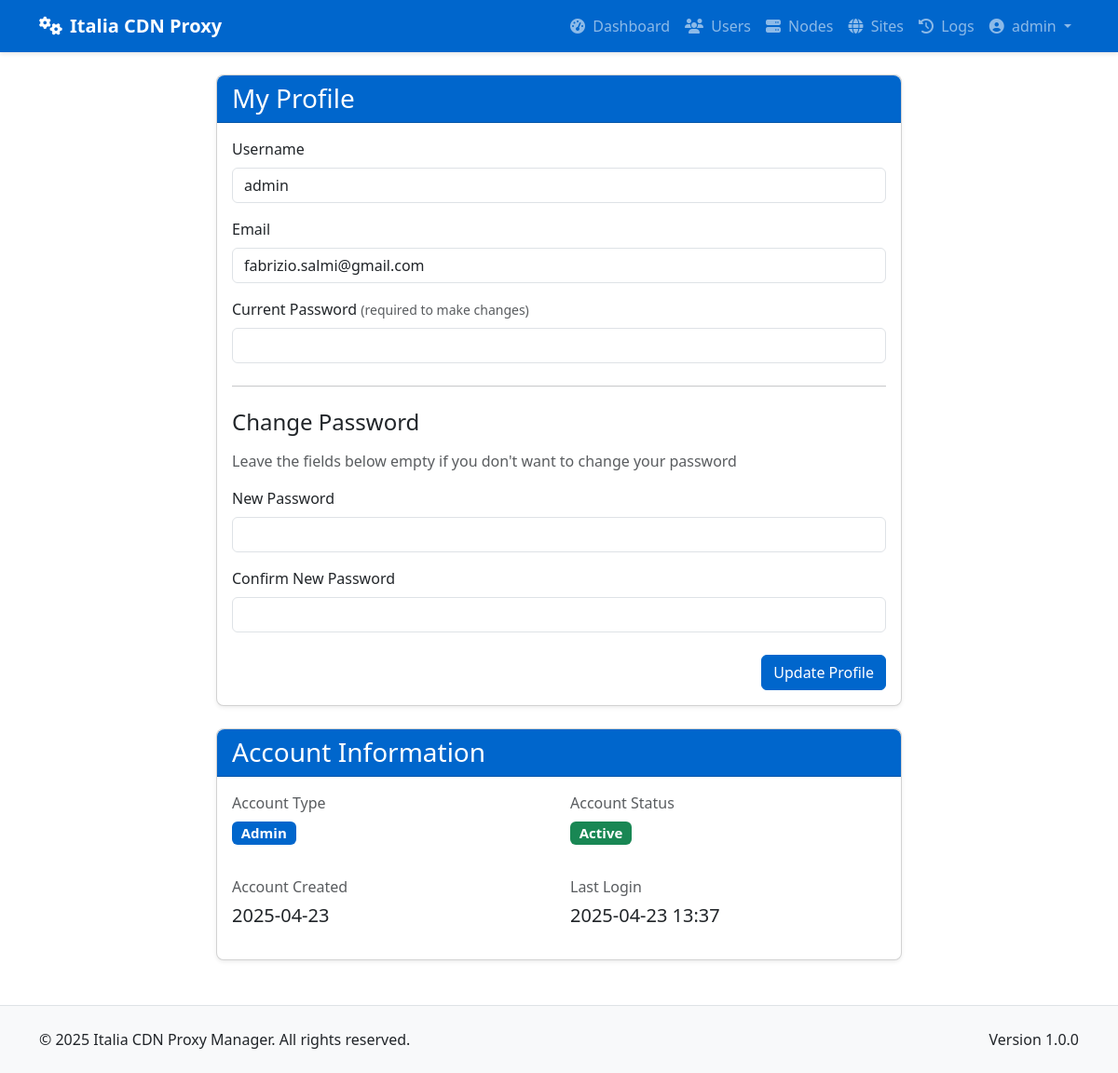
Before: /auth/profile (signed in) with the older database file.
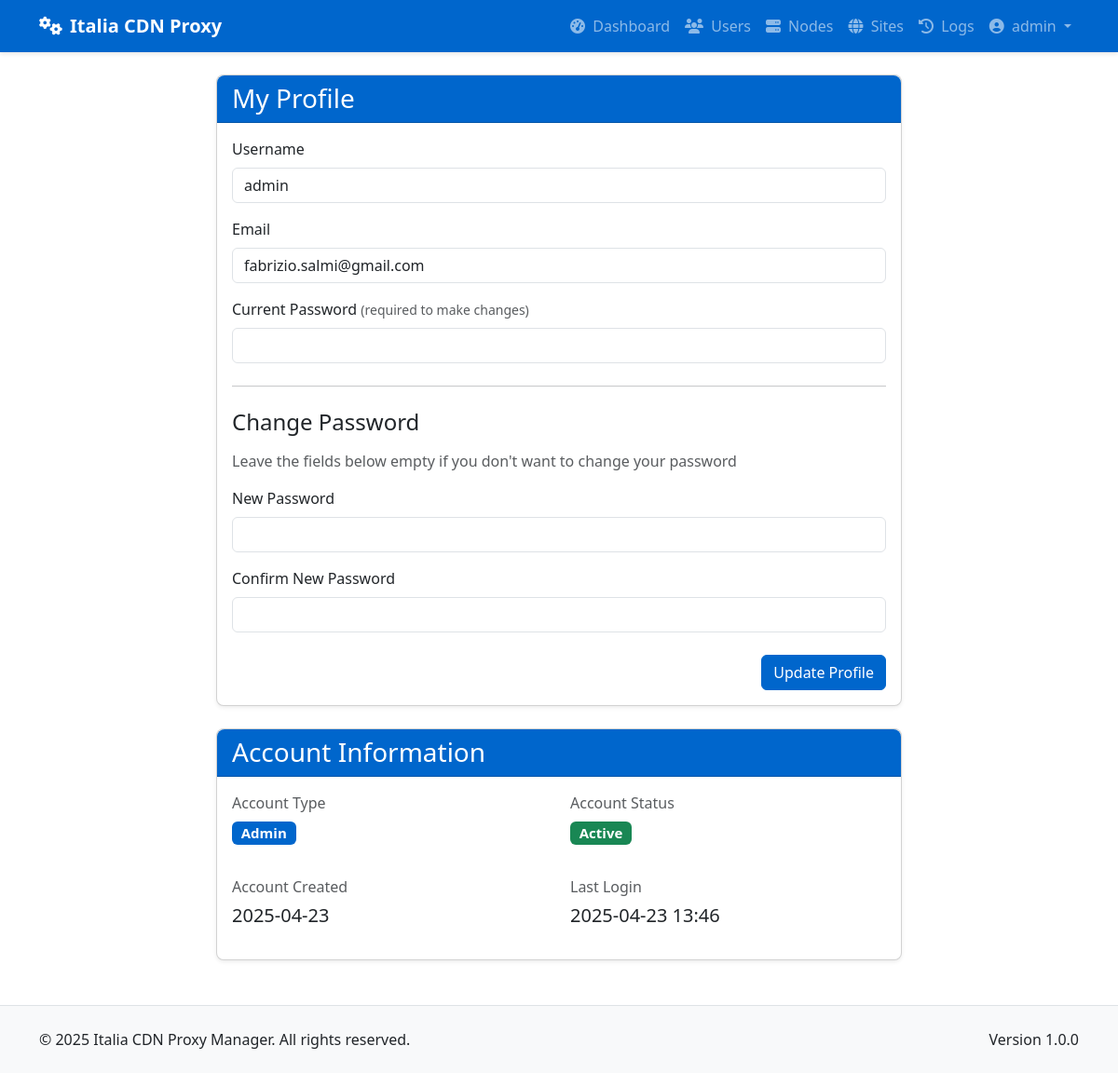
After: the same page with the newer database file.
### app/models/models.py (models this page shows, shortened)
class User(db.Model):
    __tablename__ = 'users'
    id = db.Column(db.Integer, primary_key=True)
    username = db.Column(db.String(64), unique=True, index=True, nullable=False)
    email = db.Column(db.String(120), unique=True, index=True, nullable=False)
    password_hash = db.Column(db.String(128), nullable=False)
    role = db.Column(db.String(20), nullable=False, default='client')  # 'admin' or 'client'
    is_active = db.Column(db.Boolean, default=True)
    created_at = db.Column(db.DateTime, default=datetime.utcnow)
    last_login = db.Column(db.DateTime, nullable=True)
    sites = db.relationship('Site', backref='owner', lazy='dynamic')
    def is_admin(self):
        return self.role == 'admin'

### app/controllers/auth.py (the view, shortened to what this page needs)
@auth.route('/profile', methods=['GET', 'POST'])
@login_required
def profile():
    if request.method == 'GET':
        return render_template('auth/profile.html', user=current_user)

### app/models/__init__.py (called while the page is built)
@login_manager.user_loader
def load_user(user_id):
    return User.query.get(int(user_id))

### app/templates/auth/profile.html (shortened to what this page needs)
{% extends 'base.html' %}
{% block content %}
<div class="container py-4">
    <div class="row justify-content-center">
        <div class="col-lg-8">
            <div class="card shadow-sm mb-4">
                <div class="card-header bg-primary text-white">
                    <h3 class="card-title mb-0">My Profile</h3>
                </div>
                <div class="card-body">
                    <form method="POST" action="{{ url_for('auth.profile') }}">
                        <div class="mb-3">
                            <label for="username" class="form-label">Username</label>
                            <input type="text" class="form-control" id="username" name="username" value="{{ current_user.username }}" readonly>
                        </div>
                        <div class="mb-3">
                            <label for="email" class="form-label">Email</label>
                            <input type="email" class="form-control" id="email" name="email" value="{{ current_user.email }}" required>
                        </div>
                        <div class="mb-3">
                            <label for="current_password" class="form-label">Current Password <small class="text-muted">(required to make changes)</small></label>
                            <input type="password" class="form-control" id="current_password" name="current_password" required>
                        </div>
                        <hr class="my-4">
                        <h4 class="mb-3">Change Password</h4>
                        <p class="text-muted mb-3">Leave the fields below empty if you don't want to change your password</p>
                        <div class="mb-3">
                            <label for="new_password" class="form-label">New Password</label>
                            <input type="password" class="form-control" id="new_password" name="new_password">
                        </div>
                        <div class="mb-3">
                            <label for="confirm_password" class="form-label">Confirm New Password</label>
                            <input type="password" class="form-control" id="confirm_password" name="confirm_password">
                        </div>
                        <div class="d-grid gap-2 d-md-flex justify-content-md-end mt-4">
                            <button type="submit" class="btn btn-primary">Update Profile</button>
                        </div>
                    </form>
                </div>
            </div>
            <div class="card shadow-sm">
                <div class="card-header bg-primary text-white">
                    <h3 class="card-title mb-0">Account Information</h3>
                </div>
                <div class="card-body">
                    <div class="row mb-3">
                        <div class="col-md-6">
                            <p class="mb-1 text-muted">Account Type</p>
                            <p class="fs-5">
                                <span class="badge bg-{{ 'primary' if current_user.role == 'admin' else 'secondary' }}">
                                    {{ current_user.role|capitalize }}
                                </span>
                            </p>
                        </div>
                        <div class="col-md-6">
                            <p class="mb-1 text-muted">Account Status</p>
                            <p class="fs-5">
                                <span class="badge bg-{{ 'success' if current_user.is_active else 'danger' }}">
                                    {{ 'Active' if current_user.is_active else 'Inactive' }}
                                </span>
                            </p>
                        </div>
                    </div>
                    <div class="row">
                        <div class="col-md-6">
                            <p class="mb-1 text-muted">Account Created</p>
                            <p class="fs-5">{{ current_user.created_at.strftime('%Y-%m-%d') }}</p>
                        </div>
                        <div class="col-md-6">
                            <p class="mb-1 text-muted">Last Login</p>
                            <p class="fs-5">{{ current_user.last_login.strftime('%Y-%m-%d %H:%M') if current_user.last_login else 'Never' }}</p>
                        </div>
                    </div>
                </div>
            </div>
        </div>
    </div>
</div>
{% endblock %}

### app/templates/base.html (shortened to what this page needs)
<!DOCTYPE html>
<html lang="en">
<head>
    <link href="https://cdn.jsdelivr.net/npm/bootstrap@5.3.2/dist/css/bootstrap.min.css" rel="stylesheet">
    <link rel="stylesheet" href="https://cdnjs.cloudflare.com/ajax/libs/font-awesome/6.4.2/css/all.min.css">
</head>
<body>
    <header>
        <nav class="navbar navbar-expand-lg navbar-dark bg-primary">
            <div class="container">
                <a class="navbar-brand" href="/">
                    <i class="fas fa-cogs me-2"></i>Italia CDN Proxy
                </a>
                <div class="collapse navbar-collapse" id="navbarNav">
                    <ul class="navbar-nav ms-auto">
                        {% if current_user.is_authenticated %}
                            {% if current_user.is_admin() %}
                                <li class="nav-item">
                                    <a class="nav-link {% if request.endpoint == 'admin.dashboard' %}active{% endif %}" href="{{ url_for('admin.dashboard') }}">
                                        <i class="fas fa-tachometer-alt me-1"></i> Dashboard
                                    </a>
                                </li>
                                <li class="nav-item">
                                    <a class="nav-link {% if 'admin.list_users' in request.endpoint %}active{% endif %}" href="{{ url_for('admin.list_users') }}">
                                        <i class="fas fa-users me-1"></i> Users
                                    </a>
                                </li>
                                <li class="nav-item">
                                    <a class="nav-link {% if 'admin.list_nodes' in request.endpoint %}active{% endif %}" href="{{ url_for('admin.list_nodes') }}">
                                        <i class="fas fa-server me-1"></i> Nodes
                                    </a>
                                </li>
                                <li class="nav-item">
                                    <a class="nav-link {% if 'admin.list_sites' in request.endpoint %}active{% endif %}" href="{{ url_for('admin.list_sites') }}">
                                        <i class="fas fa-globe me-1"></i> Sites
                                    </a>
                                </li>
                                <li class="nav-item">
                                    <a class="nav-link {% if request.endpoint == 'admin.deployment_logs' %}active{% endif %}" href="{{ url_for('admin.deployment_logs') }}">
                                        <i class="fas fa-history me-1"></i> Logs
                                    </a>
                                </li>
                            {% endif %}
                            <li class="nav-item dropdown">
                                <a class="nav-link dropdown-toggle" href="#" id="userDropdown" role="button" data-bs-toggle="dropdown" aria-expanded="false">
                                    <i class="fas fa-user-circle me-1"></i> {{ current_user.username }}
                                </a>
                            </li>
                        {% endif %}
                    </ul>
                </div>
            </div>
        </nav>
    </header>
    <main>
        {% block content %}{% endblock %}
    </main>
    <footer class="bg-light py-4 mt-auto border-top">
        <div class="container">
            <div class="row">
                <div class="col-md-6 text-center text-md-start">
                    <p class="mb-0">&copy; 2025 Italia CDN Proxy Manager. All rights reserved.</p>
                </div>
                <div class="col-md-6 text-center text-md-end">
                    <p class="mb-0">Version 1.0.0</p>
                </div>
            </div>
        </div>
    </footer>
</body>
</html>

### app/templates/base.html (style rules this page uses)
body { min-height: 100vh; display: flex; flex-direction: column; }
main { flex: 1; }
.navbar-brand { font-weight: 700; }
.navbar { box-shadow: 0 2px 4px rgba(0, 0, 0, 0.1); }
.card { border-radius: 0.5rem; box-shadow: 0 4px 6px rgba(0, 0, 0, 0.05); margin-bottom: 1.5rem; }
.card-header { border-top-left-radius: 0.5rem !important; border-top-right-radius: 0.5rem !important; }
.btn-primary { background-color: #0066CC; border-color: #0066CC; }
.bg-primary { background-color: #0066CC !important; }

Changed rows visible on the page:
changed User "admin": last_login "2025-04-23 13:37" → "2025-04-23 13:46"
